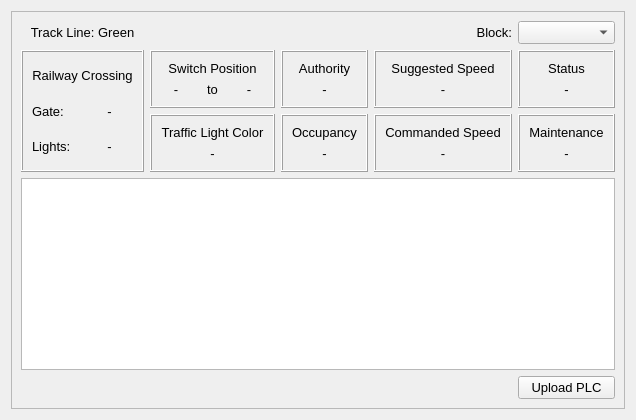
      <widget class="QWidget" name="tab3">
       <attribute name="title">
        <string>Wayside 3</string>
       </attribute>
       <layout class="QGridLayout" name="gridLayout_18">
        <item row="0" column="0">
         <widget class="QFrame" name="tab3Frame">
          <property name="frameShape">
           <enum>QFrame::StyledPanel</enum>
          </property>
          <property name="frameShadow">
           <enum>QFrame::Raised</enum>
          </property>
          <layout class="QGridLayout" name="gridLayout_15">
           <item row="0" column="3">
            <widget class="QLabel" name="blockLabel3">
             <property name="font">
              <font>
               <family>Arial</family>
               <pointsize>10</pointsize>
               <underline>false</underline>
               <strikeout>false</strikeout>
               <kerning>true</kerning>
              </font>
             </property>
             <property name="text">
              <string>Block:</string>
             </property>
             <property name="alignment">
              <set>Qt::AlignRight|Qt::AlignTrailing|Qt::AlignVCenter</set>
             </property>
            </widget>
           </item>
           <item row="2" column="2">
            <widget class="QFrame" name="occupancyFrame3">
             <property name="autoFillBackground">
              <bool>true</bool>
             </property>
             <property name="frameShape">
              <enum>QFrame::Box</enum>
             </property>
             <property name="frameShadow">
              <enum>QFrame::Raised</enum>
             </property>
             <property name="lineWidth">
              <number>1</number>
             </property>
             <property name="midLineWidth">
              <number>0</number>
             </property>
             <layout class="QVBoxLayout" name="verticalLayout_39">
              <item>
               <widget class="QLabel" name="occupancyLabel3">
                <property name="font">
                 <font>
                  <family>Arial</family>
                  <pointsize>10</pointsize>
                  <underline>false</underline>
                  <strikeout>false</strikeout>
                  <kerning>true</kerning>
                 </font>
                </property>
                <property name="text">
                 <string>Occupancy</string>
                </property>
                <property name="alignment">
                 <set>Qt::AlignCenter</set>
                </property>
               </widget>
              </item>
              <item>
               <widget class="QLabel" name="occupancyValue3">
                <property name="font">
                 <font>
                  <family>Arial</family>
                  <pointsize>10</pointsize>
                  <underline>false</underline>
                  <strikeout>false</strikeout>
                  <kerning>true</kerning>
                 </font>
                </property>
                <property name="text">
                 <string>-</string>
                </property>
                <property name="alignment">
                 <set>Qt::AlignCenter</set>
                </property>
               </widget>
              </item>
             </layout>
            </widget>
           </item>
           <item row="1" column="2">
            <widget class="QFrame" name="authorityFrame3">
             <property name="autoFillBackground">
              <bool>true</bool>
             </property>
             <property name="frameShape">
              <enum>QFrame::Box</enum>
             </property>
             <property name="frameShadow">
              <enum>QFrame::Raised</enum>
             </property>
             <property name="lineWidth">
              <number>1</number>
             </property>
             <property name="midLineWidth">
              <number>0</number>
             </property>
             <layout class="QVBoxLayout" name="verticalLayout_40">
              <item>
               <widget class="QLabel" name="authorityLabel3">
                <property name="font">
                 <font>
                  <family>Arial</family>
                  <pointsize>10</pointsize>
                  <underline>false</underline>
                  <strikeout>false</strikeout>
                  <kerning>true</kerning>
                 </font>
                </property>
                <property name="text">
                 <string>Authority</string>
                </property>
                <property name="alignment">
                 <set>Qt::AlignCenter</set>
                </property>
               </widget>
              </item>
              <item>
               <widget class="QLabel" name="authorityValue3">
                <property name="font">
                 <font>
                  <family>Arial</family>
                  <pointsize>10</pointsize>
                  <underline>false</underline>
                  <strikeout>false</strikeout>
                  <kerning>true</kerning>
                 </font>
                </property>
                <property name="text">
                 <string>-</string>
                </property>
                <property name="alignment">
                 <set>Qt::AlignCenter</set>
                </property>
               </widget>
              </item>
             </layout>
            </widget>
           </item>
           <item row="4" column="4">
            <widget class="QPushButton" name="uploadPLC3">
             <property name="enabled">
              <bool>true</bool>
             </property>
             <property name="font">
              <font>
               <family>Arial</family>
               <pointsize>10</pointsize>
               <underline>false</underline>
               <strikeout>false</strikeout>
               <kerning>true</kerning>
              </font>
             </property>
             <property name="text">
              <string>Upload PLC</string>
             </property>
            </widget>
           </item>
           <item row="1" column="3">
            <widget class="QFrame" name="suggestedSpeedFrame3">
             <property name="autoFillBackground">
              <bool>true</bool>
             </property>
             <property name="frameShape">
              <enum>QFrame::Box</enum>
             </property>
             <property name="frameShadow">
              <enum>QFrame::Raised</enum>
             </property>
             <layout class="QVBoxLayout" name="verticalLayout_42">
              <item>
               <widget class="QLabel" name="suggestedSpeedLabel3">
                <property name="font">
                 <font>
                  <family>Arial</family>
                  <pointsize>10</pointsize>
                  <underline>false</underline>
                  <strikeout>false</strikeout>
                  <kerning>true</kerning>
                 </font>
                </property>
                <property name="text">
                 <string>Suggested Speed</string>
                </property>
                <property name="alignment">
                 <set>Qt::AlignCenter</set>
                </property>
               </widget>
              </item>
              <item>
               <widget class="QLabel" name="suggestedSpeedValue3">
                <property name="font">
                 <font>
                  <family>Arial</family>
                  <pointsize>10</pointsize>
                  <underline>false</underline>
                  <strikeout>false</strikeout>
                  <kerning>true</kerning>
                 </font>
                </property>
                <property name="text">
                 <string>-</string>
                </property>
                <property name="alignment">
                 <set>Qt::AlignCenter</set>
                </property>
               </widget>
              </item>
             </layout>
            </widget>
           </item>
           <item row="0" column="0">
            <widget class="QLabel" name="trackLabel3">
             <property name="font">
              <font>
               <family>Arial</family>
               <pointsize>10</pointsize>
               <underline>false</underline>
               <strikeout>false</strikeout>
               <kerning>true</kerning>
              </font>
             </property>
             <property name="text">
              <string>Track Line: Green</string>
             </property>
             <property name="alignment">
              <set>Qt::AlignCenter</set>
             </property>
            </widget>
           </item>
           <item row="0" column="4">
            <widget class="QComboBox" name="blockSelect3">
             <property name="enabled">
              <bool>true</bool>
             </property>
             <property name="font">
              <font>
               <family>Arial</family>
               <pointsize>10</pointsize>
               <underline>false</underline>
               <strikeout>false</strikeout>
               <kerning>true</kerning>
              </font>
             </property>
             <property name="contextMenuPolicy">
              <enum>Qt::DefaultContextMenu</enum>
             </property>
             <property name="currentText">
              <string/>
             </property>
             <item>
              <property name="text">
               <string/>
              </property>
             </item>
            </widget>
           </item>
           <item row="1" column="0" rowspan="2">
            <widget class="QFrame" name="railwayCrossingFrame3">
             <property name="autoFillBackground">
              <bool>true</bool>
             </property>
             <property name="frameShape">
              <enum>QFrame::Box</enum>
             </property>
             <property name="frameShadow">
              <enum>QFrame::Raised</enum>
             </property>
             <property name="lineWidth">
              <number>1</number>
             </property>
             <property name="midLineWidth">
              <number>0</number>
             </property>
             <layout class="QGridLayout" name="gridLayout_17">
              <item row="0" column="0" colspan="2">
               <widget class="QLabel" name="railwayCrossingLabel3">
                <property name="font">
                 <font>
                  <family>Arial</family>
                  <pointsize>10</pointsize>
                  <underline>false</underline>
                  <strikeout>false</strikeout>
                  <kerning>true</kerning>
                 </font>
                </property>
                <property name="text">
                 <string>Railway Crossing</string>
                </property>
                <property name="alignment">
                 <set>Qt::AlignCenter</set>
                </property>
               </widget>
              </item>
              <item row="1" column="0">
               <widget class="QLabel" name="railwayGateLabel3">
                <property name="font">
                 <font>
                  <pointsize>10</pointsize>
                 </font>
                </property>
                <property name="text">
                 <string>Gate:</string>
                </property>
               </widget>
              </item>
              <item row="1" column="1">
               <widget class="QLabel" name="railwayGateValue3">
                <property name="font">
                 <font>
                  <family>Arial</family>
                  <pointsize>10</pointsize>
                  <underline>false</underline>
                  <strikeout>false</strikeout>
                  <kerning>true</kerning>
                 </font>
                </property>
                <property name="text">
                 <string>-</string>
                </property>
                <property name="alignment">
                 <set>Qt::AlignCenter</set>
                </property>
               </widget>
              </item>
              <item row="2" column="0">
               <widget class="QLabel" name="railwayLightsLabel3">
                <property name="font">
                 <font>
                  <pointsize>10</pointsize>
                 </font>
                </property>
                <property name="text">
                 <string>Lights:</string>
                </property>
               </widget>
              </item>
              <item row="2" column="1">
               <widget class="QLabel" name="railwayLightsValue3">
                <property name="font">
                 <font>
                  <family>Arial</family>
                  <pointsize>10</pointsize>
                  <underline>false</underline>
                  <strikeout>false</strikeout>
                  <kerning>true</kerning>
                 </font>
                </property>
                <property name="text">
                 <string>-</string>
                </property>
                <property name="alignment">
                 <set>Qt::AlignCenter</set>
                </property>
               </widget>
              </item>
             </layout>
            </widget>
           </item>
           <item row="3" column="0" colspan="5">
            <widget class="QTextBrowser" name="displayPLC3">
             <property name="font">
              <font>
               <pointsize>12</pointsize>
              </font>
             </property>
            </widget>
           </item>
           <item row="2" column="3">
            <widget class="QFrame" name="commandedSpeedFrame3">
             <property name="autoFillBackground">
              <bool>true</bool>
             </property>
             <property name="frameShape">
              <enum>QFrame::Box</enum>
             </property>
             <property name="frameShadow">
              <enum>QFrame::Raised</enum>
             </property>
             <layout class="QVBoxLayout" name="verticalLayout_37">
              <item>
               <widget class="QLabel" name="commandedSpeedLabel3">
                <property name="font">
                 <font>
                  <family>Arial</family>
                  <pointsize>10</pointsize>
                  <underline>false</underline>
                  <strikeout>false</strikeout>
                  <kerning>true</kerning>
                 </font>
                </property>
                <property name="text">
                 <string>Commanded Speed</string>
                </property>
                <property name="alignment">
                 <set>Qt::AlignCenter</set>
                </property>
               </widget>
              </item>
              <item>
               <widget class="QLabel" name="commandedSpeedValue3">
                <property name="font">
                 <font>
                  <family>Arial</family>
                  <pointsize>10</pointsize>
                  <underline>false</underline>
                  <strikeout>false</strikeout>
                  <kerning>true</kerning>
                 </font>
                </property>
                <property name="text">
                 <string>-</string>
                </property>
                <property name="alignment">
                 <set>Qt::AlignCenter</set>
                </property>
               </widget>
              </item>
             </layout>
            </widget>
           </item>
           <item row="1" column="4">
            <widget class="QFrame" name="statusFrame3">
             <property name="autoFillBackground">
              <bool>true</bool>
             </property>
             <property name="frameShape">
              <enum>QFrame::Box</enum>
             </property>
             <property name="frameShadow">
              <enum>QFrame::Raised</enum>
             </property>
             <property name="lineWidth">
              <number>1</number>
             </property>
             <property name="midLineWidth">
              <number>0</number>
             </property>
             <layout class="QVBoxLayout" name="verticalLayout_43">
              <item>
               <widget class="QLabel" name="statusLabel3">
                <property name="font">
                 <font>
                  <family>Arial</family>
                  <pointsize>10</pointsize>
                  <underline>false</underline>
                  <strikeout>false</strikeout>
                  <kerning>true</kerning>
                 </font>
                </property>
                <property name="text">
                 <string>Status</string>
                </property>
                <property name="alignment">
                 <set>Qt::AlignCenter</set>
                </property>
               </widget>
              </item>
              <item>
               <widget class="QLabel" name="statusValue3">
                <property name="font">
                 <font>
                  <family>Arial</family>
                  <pointsize>10</pointsize>
                  <underline>false</underline>
                  <strikeout>false</strikeout>
                  <kerning>true</kerning>
                 </font>
                </property>
                <property name="text">
                 <string>-</string>
                </property>
                <property name="alignment">
                 <set>Qt::AlignCenter</set>
                </property>
               </widget>
              </item>
             </layout>
            </widget>
           </item>
           <item row="1" column="1">
            <widget class="QFrame" name="switchPositionFrame3">
             <property name="autoFillBackground">
              <bool>true</bool>
             </property>
             <property name="frameShape">
              <enum>QFrame::Box</enum>
             </property>
             <property name="frameShadow">
              <enum>QFrame::Raised</enum>
             </property>
             <property name="lineWidth">
              <number>1</number>
             </property>
             <property name="midLineWidth">
              <number>0</number>
             </property>
             <layout class="QGridLayout" name="gridLayout_16">
              <item row="0" column="0" colspan="3">
               <widget class="QLabel" name="switchPositionLabel3">
                <property name="font">
                 <font>
                  <family>Arial</family>
                  <pointsize>10</pointsize>
                  <underline>false</underline>
                  <strikeout>false</strikeout>
                  <kerning>true</kerning>
                 </font>
                </property>
                <property name="text">
                 <string>Switch Position</string>
                </property>
                <property name="alignment">
                 <set>Qt::AlignCenter</set>
                </property>
               </widget>
              </item>
              <item row="1" column="0">
               <widget class="QLabel" name="switchFromValue3">
                <property name="font">
                 <font>
                  <family>Arial</family>
                  <pointsize>10</pointsize>
                  <underline>false</underline>
                  <strikeout>false</strikeout>
                  <kerning>true</kerning>
                 </font>
                </property>
                <property name="text">
                 <string>-</string>
                </property>
                <property name="alignment">
                 <set>Qt::AlignCenter</set>
                </property>
               </widget>
              </item>
              <item row="1" column="2">
               <widget class="QLabel" name="switchToValue3">
                <property name="font">
                 <font>
                  <family>Arial</family>
                  <pointsize>10</pointsize>
                  <underline>false</underline>
                  <strikeout>false</strikeout>
                  <kerning>true</kerning>
                 </font>
                </property>
                <property name="text">
                 <string>-</string>
                </property>
                <property name="alignment">
                 <set>Qt::AlignCenter</set>
                </property>
               </widget>
              </item>
              <item row="1" column="1">
               <widget class="QLabel" name="switchArrowLabel3">
                <property name="font">
                 <font>
                  <family>Arial</family>
                  <pointsize>10</pointsize>
                  <underline>false</underline>
                  <strikeout>false</strikeout>
                  <kerning>true</kerning>
                 </font>
                </property>
                <property name="text">
                 <string>to</string>
                </property>
                <property name="alignment">
                 <set>Qt::AlignCenter</set>
                </property>
               </widget>
              </item>
             </layout>
            </widget>
           </item>
           <item row="2" column="1">
            <widget class="QFrame" name="trafficLightFrame3">
             <property name="autoFillBackground">
              <bool>true</bool>
             </property>
             <property name="frameShape">
              <enum>QFrame::Box</enum>
             </property>
             <property name="frameShadow">
              <enum>QFrame::Raised</enum>
             </property>
             <property name="lineWidth">
              <number>1</number>
             </property>
             <property name="midLineWidth">
              <number>0</number>
             </property>
             <layout class="QVBoxLayout" name="verticalLayout_41">
              <item>
               <widget class="QLabel" name="trafficLightLabel3">
                <property name="font">
                 <font>
                  <family>Arial</family>
                  <pointsize>10</pointsize>
                  <underline>false</underline>
                  <strikeout>false</strikeout>
                  <kerning>true</kerning>
                 </font>
                </property>
                <property name="text">
                 <string>Traffic Light Color</string>
                </property>
                <property name="alignment">
                 <set>Qt::AlignCenter</set>
                </property>
               </widget>
              </item>
              <item>
               <widget class="QLabel" name="trafficLightValue3">
                <property name="font">
                 <font>
                  <family>Arial</family>
                  <pointsize>10</pointsize>
                  <underline>false</underline>
                  <strikeout>false</strikeout>
                  <kerning>true</kerning>
                 </font>
                </property>
                <property name="text">
                 <string>-</string>
                </property>
                <property name="alignment">
                 <set>Qt::AlignCenter</set>
                </property>
               </widget>
              </item>
             </layout>
            </widget>
           </item>
           <item row="2" column="4">
            <widget class="QFrame" name="maintenanceFrame3">
             <property name="autoFillBackground">
              <bool>true</bool>
             </property>
             <property name="frameShape">
              <enum>QFrame::Box</enum>
             </property>
             <property name="frameShadow">
              <enum>QFrame::Raised</enum>
             </property>
             <layout class="QVBoxLayout" name="verticalLayout_3">
              <item>
               <widget class="QLabel" name="maintenanceLabel3">
                <property name="font">
                 <font>
                  <pointsize>10</pointsize>
                 </font>
                </property>
                <property name="text">
                 <string>Maintenance</string>
                </property>
                <property name="alignment">
                 <set>Qt::AlignCenter</set>
                </property>
               </widget>
              </item>
              <item>
               <widget class="QLabel" name="maintenanceValue3">
                <property name="font">
                 <font>
                  <pointsize>10</pointsize>
                 </font>
                </property>
                <property name="text">
                 <string>-</string>
                </property>
                <property name="alignment">
                 <set>Qt::AlignCenter</set>
                </property>
               </widget>
              </item>
             </layout>
            </widget>
           </item>
          </layout>
         </widget>
        </item>
       </layout>
      </widget>
